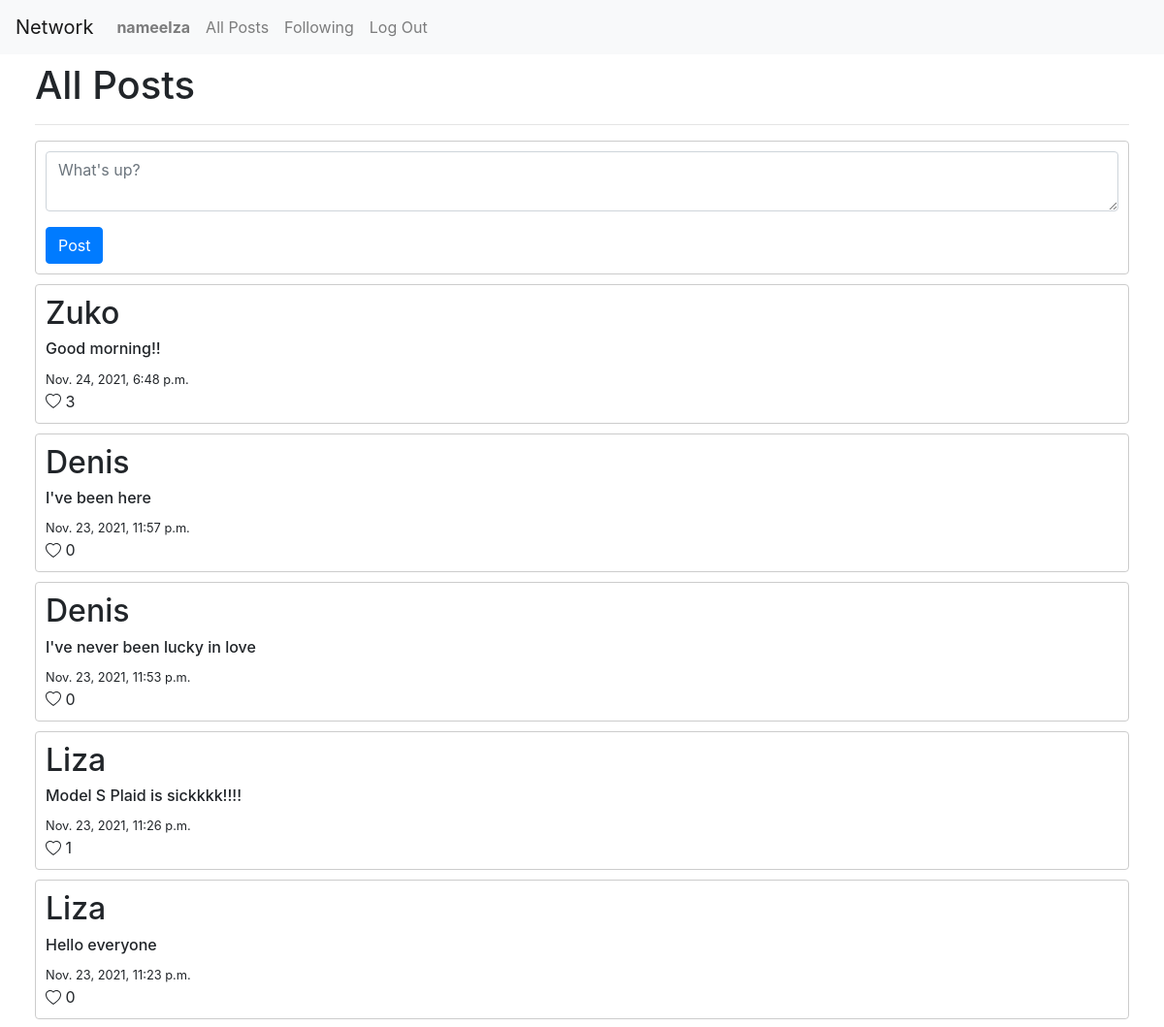
Page / (signed in) on the committed database.
### network/models.py (models this page shows)
class User(AbstractUser):
    pass

class Posts(models.Model):
    content = models.TextField()
    date =  models.DateTimeField(auto_now_add=True)
    user = models.ForeignKey(User, on_delete=models.CASCADE)
    likers = models.ManyToManyField(User, related_name='liked', blank=True)
    likesCount = models.IntegerField(default=0)

### network/views.py (the view)
# urls.py: path("", views.index, name="index"),
def index(request):
    if request.user.is_authenticated:
        if request.method =="POST":
            content = request.POST["content"]
            user = request.user
            new_post = Posts.objects.create(user=user, content=content)
            new_post.save()
            return HttpResponseRedirect(reverse("index"))
        else:
            posts = Posts.objects.order_by("-date").all()
            for post in posts:
                post.likesCount = post.likers.count()
                post.save()
            return render(request, "network/index.html", {
                "posts": posts
            })
    else:
        return render(request, "network/login.html")

### network/templates/network/index.html (shortened to what this page needs)
{% extends "network/layout.html" %}
{% block body %}
<h1>All Posts</h1>
<hr />
<div class="post" id="newPost">
  <form action="{% url 'index' %}" method="POST">
    <div class="form-group">
      <textarea
        placeholder="What's up?"
        name="content"
        class="form-control w-100"
        maxlength="200"
      ></textarea>
    </div>
    <input class="btn btn-primary" type="submit" value="Post" />
  </form>
</div>
{% for post in posts%}
<div class="post">
  <h2>{{post.user.username}}</h2>
  <h6>{{post.content}}</h6>
  <small>{{post.date}}</small>
  <div id="likeIcon">
    <span>
      {{post.likesCount}}
    </span>
  </div>
</div>
{%endfor%}
{% endblock %}

### network/templates/network/layout.html (shortened to what this page needs)
{% load static %}
<!DOCTYPE html>
<html lang="en">
    <head>
        <link rel="stylesheet" href="https://stackpath.bootstrapcdn.com/bootstrap/4.4.1/css/bootstrap.min.css">
        <link href="{% static 'network/styles.css' %}" rel="stylesheet">
    </head>
    <body>
        <nav class="navbar navbar-expand-lg navbar-light bg-light">
            <a class="navbar-brand" href="{% url 'index' %}">Network</a>
            <div>
              <ul class="navbar-nav mr-auto">
                {% if user.is_authenticated %}
                    <li class="nav-item">
                        <a class="nav-link" href="{% url 'profile' user.username %}"><strong>{{ user.username }}</strong></a>
                    </li>
                {% endif %}
                <li class="nav-item">
                  <a class="nav-link" href="{% url 'index' %}">All Posts</a>
                </li>
                {% if user.is_authenticated %}
                    <li class="nav-item">
                        <a class="nav-link" href="#">Following</a>
                    </li>
                    <li class="nav-item">
                        <a class="nav-link" href="{% url 'logout' %}">Log Out</a>
                    </li>
                {% endif %}
              </ul>
            </div>
          </nav>
        <div class="body">
            {% block body %}
            {% endblock %}
        </div>
    </body>
</html>

### network/static/network/styles.css (style rules this page uses)
.body { margin: 0 20px; padding: 8px 16px; }
.post { max-height: fit-content; border: 1px solid #ccc; border-radius: 4px; padding: 10px; }
.post:not(:last-child) { margin-bottom: 10px; }
textarea { border: none; }
svg { margin-bottom: 2px; }

### rows in the picture
User: username "nameelza"
Posts: user.username "Zuko", content "Good morning!!", date "Nov. 24, 2021, 6:48 p.m.", likesCount "3"
Posts: user.username "Denis", content "I've been here", date "Nov. 23, 2021, 11:57 p.m.", likesCount "0"
Posts: user.username "Denis", content "I've never been lucky in love", date "Nov. 23, 2021, 11:53 p.m.", likesCount "0"
Posts: user.username "Liza", content "Model S Plaid is sickkkk!!!!", date "Nov. 23, 2021, 11:26 p.m.", likesCount "1"
Posts: user.username "Liza", content "Hello everyone", date "Nov. 23, 2021, 11:23 p.m.", likesCount "0"
